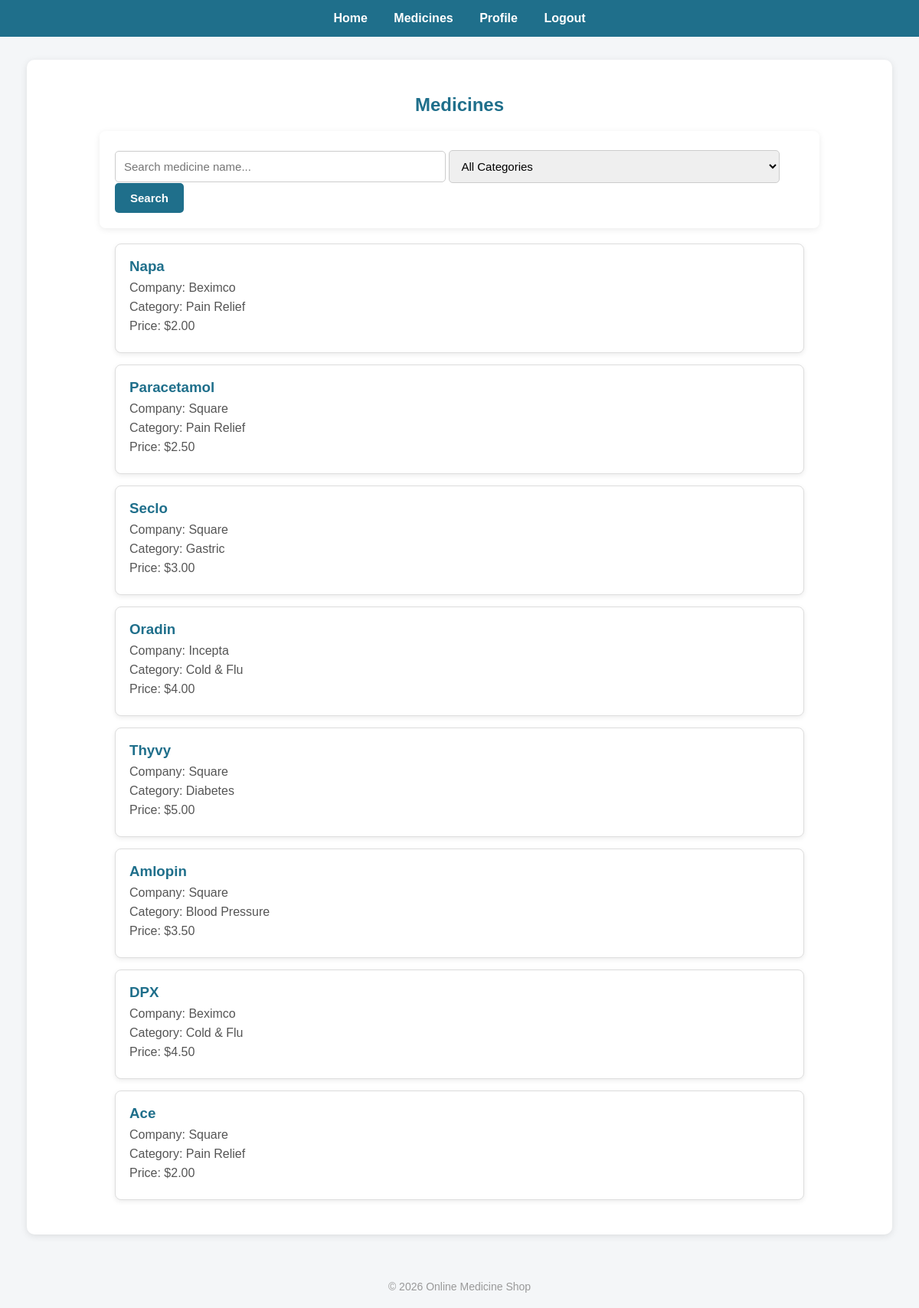
Screenshot of /23-54967-3_Task1/view/medicines.php (signed in) with the database file from the repository.
### tables this page shows
CREATE TABLE medicine
(
    id INT AUTO_INCREMENT PRIMARY KEY,

    medicine_name VARCHAR(100) NOT NULL,

    company VARCHAR(100) NOT NULL,

    price DECIMAL(10,2) NOT NULL,

    category_id INT,

    FOREIGN KEY (category_id)
    REFERENCES category(id)
);

CREATE TABLE category
(
    id INT AUTO_INCREMENT PRIMARY KEY,

    category_name VARCHAR(100) NOT NULL
);

### 23-54967-3_Task1/model/db.php (called while the page is built, shortened)
<?php
class mydb
{
    function getAllMedicines($conn)
    {
        $sql = "SELECT medicine.*,
                       category.category_name
                FROM medicine
                INNER JOIN category
                ON medicine.category_id = category.id";
        return $conn->query($sql);
    }
}
?>

### 23-54967-3_Task1/view/medicines.php (the view, shortened to what this page needs)
<?php
require_once '../model/db.php';
$db = new mydb();
$conn = $db->openConn();
$medicines = $db->getAllMedicines($conn);
?>
<!DOCTYPE html>
<html>
<head>
    <link rel="stylesheet" href="../style/style.css">
</head>
<body>
<div class="navbar">
    <a href="home.php">Home</a>
    <a href="medicines.php">Medicines</a>
    <a href="profile.php">Profile</a>
    <a href="logout.php">Logout</a>
</div>
<div class="container">
    <h2>Medicines</h2>
    <div class="searchArea">
        <input type="text" id="searchInput" placeholder="Search medicine name...">
        <select id="categoryFilter">
            <option value="">All Categories</option>
        </select>
        <button onclick="searchMedicine()">Search</button>
    </div>
    <div id="result">
        <?php while ($med = $medicines->fetch_assoc()): ?>
            <div class="medicineBox">
                <h3><?php echo $med['medicine_name']; ?></h3>
                <p>Company: <?php echo $med['company']; ?></p>
                <p>Category: <?php echo $med['category_name']; ?></p>
                <p>Price: $<?php echo number_format($med['price'], 2); ?></p>
            </div>
        <?php endwhile; ?>
    </div>
</div>
<div class="footer">
    &copy; 2026 Online Medicine Shop
</div>
</body>
</html>

### 23-54967-3_Task1/style/style.css (style rules this page uses)
body { margin: 0; padding: 0; font-family: Arial, sans-serif; background-color: #f4f6f8; color: #333; }
.container { width: 90%; max-width: 1100px; margin: 30px auto; background-color: white; padding: 25px; border-radius: 10px; box-shadow: 0 2px 10px rgba(0,0,0,0.1); }
h2 { text-align: center; margin-bottom: 20px; color: #1f6f8b; }
h3 { margin-bottom: 8px; color: #333; }
a { color: #1f6f8b; text-decoration: none; font-weight: bold; }
input[type="text"], input[type="email"], input[type="password"], input[type="number"], textarea, select { width: 100%; box-sizing: border-box; padding: 11px; margin-top: 5px; border: 1px solid #ccc; border-radius: 5px; font-size: 15px; outline: none; }
input[type="submit"], button { background-color: #1f6f8b; color: white; border: none; padding: 11px 20px; border-radius: 5px; cursor: pointer; font-size: 15px; font-weight: bold; }
.navbar { background-color: #1f6f8b; padding: 15px; text-align: center; }
.navbar a { color: white; margin: 0 15px; text-decoration: none; font-weight: bold; }
.searchArea { width: 90%; max-width: 900px; margin: 20px auto; background-color: white; padding: 20px; border-radius: 8px; box-shadow: 0 2px 8px rgba(0,0,0,0.08); }
.searchArea input, .searchArea select { width: 48%; display: inline-block; }
#result { width: 90%; max-width: 900px; margin: 20px auto; }
.medicineBox { background-color: white; padding: 18px; margin-bottom: 15px; border-radius: 8px; border: 1px solid #ddd; box-shadow: 0 2px 6px rgba(0,0,0,0.08); }
.medicineBox h3 { color: #1f6f8b; margin-top: 0; }
.medicineBox p { margin: 7px 0; color: #555; }
.footer { margin-top: 40px; padding: 20px; color: #999; text-align: center; font-weight: normal; font-size: 14px; }

### rows the page displays
medicine: medicine_name "Napa", company "Beximco", category.category_name "Pain Relief", price "2.00"
medicine: medicine_name "Paracetamol", company "Square", category.category_name "Pain Relief", price "2.50"
medicine: medicine_name "Seclo", company "Square", category.category_name "Gastric", price "3.00"
medicine: medicine_name "Oradin", company "Incepta", category.category_name "Cold & Flu", price "4.00"
medicine: medicine_name "Thyvy", company "Square", category.category_name "Diabetes", price "5.00"
medicine: medicine_name "Amlopin", company "Square", category.category_name "Blood Pressure", price "3.50"
medicine: medicine_name "DPX", company "Beximco", category.category_name "Cold & Flu", price "4.50"
medicine: medicine_name "Ace", company "Square", category.category_name "Pain Relief", price "2.00"
